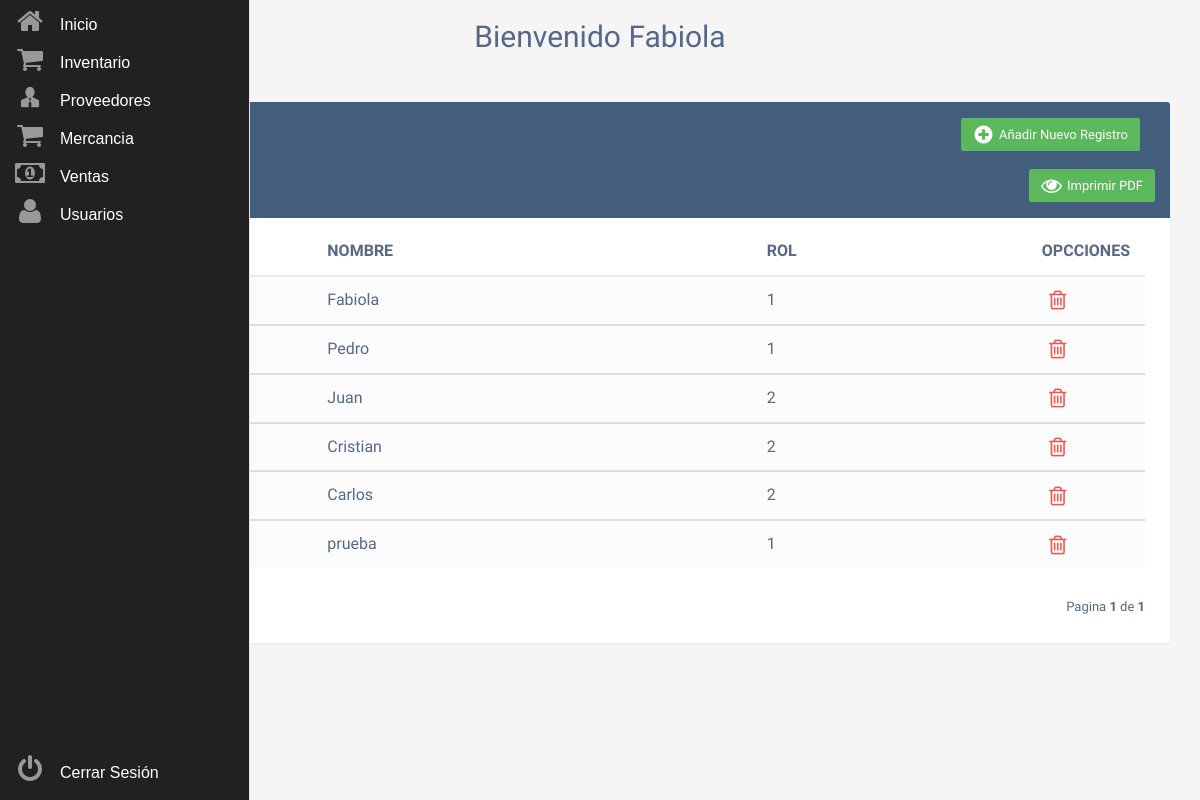
/usuarios.php (signed in), run on the app's committed database.
### tables this page shows
CREATE TABLE `usuarios` (
  `ID_USUARIO` int NOT NULL,
  `NOMBRE` varchar(80) NOT NULL,
  `CLAVE` varchar(80) NOT NULL,
  `ROL_ID` int NOT NULL
);

### paginacion_usuarios.php (called while the page is built, shortened)
<?php
     $tamano=6;
     if(isset($_GET["pagina"])){
          if($_GET["pagina"]==1){
               header("location:usuarios.php");
          }
          else{
               $paginas=$_GET["pagina"];
          }
     }
     else{
          $paginas = 1;
     }
     $empezar = ($paginas-1)*$tamano;
?>

### usuarios.php (the view, shortened to what this page needs)
<?php
	require ('paginacion_usuarios.php');
	require ('registros_usuarios.php');
?>
<!DOCTYPE html>
<html lang="es">
<head>
<link rel="stylesheet" href="https://maxcdn.bootstrapcdn.com/font-awesome/4.7.0/css/font-awesome.min.css">
<link rel="stylesheet" href="bootstrap-3.3.7/dist/css/bootstrap.min.css">
<link rel="stylesheet" href="css/index.css">
<link rel="stylesheet" href="iconos/styles.css">
</head>
<body>
	<br>
    <div class="container">
        <div class="table-wrapper">
            <div class="table-title">
                <div class="row">
                    <div class="col-sm-6">
						<h2><b>Usuarios</b></h2>
					</div>
					<div class="col-sm-6">
						<a href="#addEmployeeModal" class="btn btn-success" data-toggle="modal"><i class="icon-plus-circle"></i> <span>Añadir Nuevo Registro</span></a>
					</div>
                </div>
				<br>
				<div class="row">
					<div class="col mt-3">
						<a href="reportes_pdf/funciones/reportes_usuarios.php" target="_blank" class="btn btn-success"><i class="icon-eye" ></i> <span>Imprimir PDF</span></a>
					</div>
				</div>
            </div>
            <table class="table table-striped table-hover">
                <thead>
                    <tr>
                        <th>ID_USUARIO</th>
                        <th>NOMBRE</th>
                        <th>ROL</th>
                        <th>OPCCIONES</th>
                    </tr>
                </thead>
<?php
foreach($registros as $personas):
?>
                <tbody>
                    <tr>
                        <td><?php echo $personas->ID_USUARIO ?></td>
                        <td><?php echo $personas->NOMBRE ?></td>
                        <td><?php echo $personas->ROL_ID ?></td>
                        <td>
                            <a data-target="#deleteEmployeeModal<?php echo $personas->ID_USUARIO ?>" class="delete" id="delete" data-toggle="modal"><i class="icon-trash-o" data-toggle="tooltip" title="Borrar"></i></a>
                        </td>
                    </tr>
                </tbody>
<?php
	endforeach;
?>
		  </table>
<?php
	include('cambiar_pagina.php');
?>
        </div>
    </div>
</body>
</html>

### lateral/estilos.css (style rules this page uses)
.main-menu { position: fixed !important; }
.fa-2x { font-size: 2em; }
.fa { position: relative; display: table-cell; width: 60px; height: 36px; text-align: center; vertical-align: middle; font-size:20px; }
.main-menu { background:#212121; border-right:1px solid #e5e5e5; position:absolute; top:0; bottom:0; height:100%; left:0; width:60px; overflow:hidden; -webkit-transition:width .05s linear; transition:width .05s linear; -webkit-transform:translateZ(0) scale(1,1); z-index:1000; }
.main-menu>ul { margin:7px 0; }
.main-menu li { position:relative; display:block; width:250px; }
.main-menu li>a { position:relative; display:table; border-collapse:collapse; border-spacing:0; color:#999; font-family: arial; font-size: 14px; text-decoration:none; -webkit-transform:translateZ(0) scale(1,1); -webkit-transition:all .1s linear; transition:all .1s linear; margin-top: 2px; margin-bottom: 2px; }
.main-menu .nav-text { position:relative; display:table-cell; vertical-align:middle; width:190px; font-family: arial, 'Titillium Web', sans-serif; font-size: 16px; color: #fff; }
.main-menu>ul.logout { position:absolute; left:0; bottom:0; }
nav { -webkit-user-select:none; -moz-user-select:none; -ms-user-select:none; -o-user-select:none; user-select:none; }
nav ul,nav li { outline:0; margin:0; padding:0; }

### css/index.css (style rules this page uses)
body { color: #566787; background: #f5f5f5; font-family: 'Varela Round', sans-serif; font-size: 13px; }
.table-wrapper { background: #fff; padding: 20px 25px; margin: 30px 0; border-radius: 3px; box-shadow: 0 1px 1px rgba(0,0,0,.05); }
.table-title { padding-bottom: 15px; background: #435d7d; color: #fff; padding: 16px 30px; margin: -20px -25px 10px; border-radius: 3px 3px 0 0; }
.table-title h2 { margin: 5px 0 0; font-size: 24px; }
.table-title .btn { color: #fff; float: right; font-size: 13px; border: none; min-width: 50px; border-radius: 2px; border: none; outline: none !important; margin-left: 10px; }
.table-title .btn i { float: left; font-size: 21px; margin-right: 5px; }
.table-title .btn span { float: left; margin-top: 2px; }
table.table tr th, table.table tr td { border-color: #e9e9e9; padding: 12px 15px; vertical-align: middle; }
table.table tr th:first-child { width: 60px; }
table.table tr th:last-child { width: 100px; }
table.table-striped tbody tr:nth-of-type(odd) { background-color: #fcfcfc; }
table.table td:last-child i { opacity: 0.9; font-size: 22px; margin: 0 5px; }
table.table td a { font-weight: bold; color: #566787; display: inline-block; text-decoration: none; outline: none !important; }
table.table td a.delete { color: #F44336; }
table.table td i { font-size: 19px; }
.delete { cursor: pointer; }

### data on the page
usuarios: NOMBRE "Fabiola", ROL_ID "1"
usuarios: NOMBRE "Pedro", ROL_ID "1"
usuarios: NOMBRE "Juan", ROL_ID "2"
usuarios: NOMBRE "Cristian", ROL_ID "2"
usuarios: NOMBRE "Carlos", ROL_ID "2"
usuarios: NOMBRE "prueba", ROL_ID "1"

### other printed values
$_SESSION["usuario"] "Fabiola"
$paginas "1"
$total_paginas "1"
